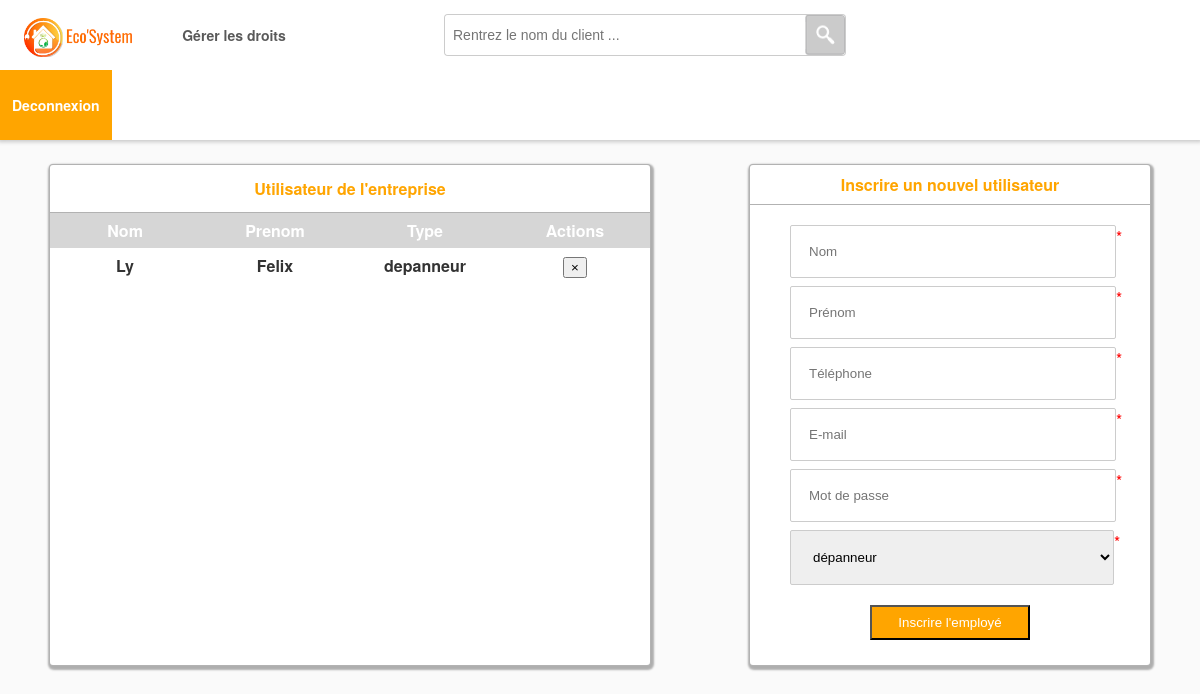
The page /?Route=admin&Ctrl=droit&Vue=vuePrincipale (signed in) on the database its author committed.
### tables this page shows
CREATE TABLE `utilisateur` (
  `id` int(11) NOT NULL,
  `nom` varchar(250) NOT NULL,
  `prenom` varchar(250) NOT NULL,
  `date_naissance` date DEFAULT NULL,
  `photo` varchar(250) DEFAULT NULL,
  `tel_portable` int(11) DEFAULT NULL,
  `mail` varchar(50) NOT NULL,
  `mot_de_passe` varchar(250) NOT NULL,
  `question_securite` varchar(250) DEFAULT NULL,
  `reponse_securite` varchar(250) DEFAULT NULL,
  `type` varchar(255) NOT NULL
);

### app/controleur/admin/droit.php (called while the page is built, shortened)
<?php
include('app/model/admin/requete.droit.php');
switch ($action) {
    case 'vuePrincipale':
        $vue                = "droit";
        $liste_utilisateur  = selectionnerEmployers($bdd);
    break;
}
include ('app/vues/admin/header.php');
include ('app/vues/admin/'.$vue. '.php');
include ('app/vues/admin/footer.php');

### index.php (called while the page is built, shortened)
<?php
if(!empty($_GET['Route'])) {
	$route = $_GET['Route'];
}
if(!empty($_GET['Ctrl'])) {
	$controller = $_GET['Ctrl'];
}
include('app/controleur/' . $route . '/' . $controller . '.php');
?>

### app/model/admin/requete.droit.php (called while the page is built, shortened)
<?php
function selectionnerEmployers($bdd)  {
  $type_user= "utilisateur";
  $type_admin="administrateur";
  $query = "SELECT * FROM utilisateur WHERE type != :type_user AND type != :type_admin";
  $donnees = $bdd->prepare($query);
  $donnees->bindParam(":type_user", $type_user);
  $donnees->bindParam(":type_admin", $type_admin);
  $donnees->execute();
  return $donnees->fetchAll();
}
?>

### app/vues/admin/droit.php (the view, shortened to what this page needs)
<div class="droit">
  <div class="card">
    <div class="card-header">
      Utilisateur de l'entreprise
    </div>
    <div class="card-body">
      <ul>
        <li>Nom</li>
        <li>Prenom</li>
        <li>Type</li>
        <li>Actions</li>
      </ul>
      <?php
      foreach ($liste_utilisateur as $key => $value) {
        ?>
        <ul>
          <li><?= $value['nom'] ?></li>
          <li><?= $value['prenom'] ?></li>
          <li><?= $value['type'] ?></li>
          <li>
            <form class="" action="?Route=admin&Ctrl=droit&Vue=supprimerEmploye" method="post">
              <input type="submit" name="" value="&times">
            </form>
          </li>
        </ul>
        <?php
      }
      ?>
    </div>
  </div>
  <div class="card">
    <div class="card-header">
      Inscrire un nouvel utilisateur
    </div>
    <div class="card-body">
      <form class="" action="?Route=admin&Ctrl=droit&Vue=inscrireUtilisateur" method="post">
        <div class="">
          <input type="text" name="nom" value="" placeholder="Nom" required>
          <label for="nom">*</label>
        </div>
        <div class="">
          <input type="prenom" name="prenom" placeholder="Prénom" required>
          <label for="prenom">*</label>
        </div>
        <div class="">
          <input type="" name="telephone" placeholder="Téléphone" required>
          <label for="telephone">*</label>
        </div>
        <div class="">
          <input type="email" name="mail" placeholder="E-mail" required>
          <label for="mail">*</label>
        </div>
        <div class="">
          <input type="password" name="password" placeholder="Mot de passe" required>
          <label for="password">*</label>
        </div>
        <div class="">
          <select class="" name="type" required>
            <option value="depanneur">dépanneur</option>
          </select>
          <label for="password">*</label>
        </div>
        <input type="submit" name="register" value="Inscrire l'employé" >
      </form>
    </div>
  </div>
</div>

### static/css/admin/body.css (style rules this page uses)
body { background: #FAFAFA; color: #333; font-family: "HelveticaNeue-Light", "Helvetica Neue Light", "Helvetica Neue", Helvetica, Arial, "Lucida Grande", sans-serif; height: auto !important; height: 100%; max-height: 200%; min-height: 100%; text-rendering: optimizeLegibility; overflow-x: hidden; width: 100%; position: absolute; margin:0; }

### static/css/admin/droit.css (style rules this page uses)
.droit { display: flex; flex-direction: row; }
.droit > .card { width: 400px; height: 500px; background-color: white; border: solid 1px rgba(0,0,0,0.3); box-shadow: 1px 2px 2px 2px rgba(0,0,0,0.3); border-radius: 4px; margin: auto; margin-top: 2%; }
.droit > .card:first-of-type { width: 600px; }
.card-header { text-align: center; color: orange; font-weight: 600; padding: 2%; border-bottom: solid 1px rgba(0,0,0,0.3); }
.card-body { overflow-y: auto; }
.card-body > ul:first-of-type { padding: 0; margin: 0; list-style-type: none; display: flex; flex-direction: row; background-color: #cccc; color: white; font-weight: 600; }
.card-body > ul { padding: 0; margin: 0; list-style-type: none; display: flex; flex-direction: row; font-weight: 600; }
.card-body > ul > li { flex-basis: 25%; padding: 1%; text-align: center; }
.card-body > form { display: flex; flex-direction: column; }
.card-body > form > div { display: flex; flex-direction: row; margin-top: 2%; margin-left: 10%; }
.card-body > form > div:first-of-type { margin-top: 5%; }
.card-body > form > div > label { color: red; }
.card-body > form > div > input { padding: 5%; width: 80%; border: solid 1px #cccccc; border-radius: 2px; }
.card-body > form > div > select { padding: 5%; width: 90%; border: solid 1px #cccccc; border-radius: 2px; }
.card-body > form > input { width: 40%; margin-top: 5%; margin-left: 30%; padding: 2%; color: white; background-color: orange ; }

### rows shown on the page
utilisateur: nom "Ly", prenom "Felix", type "depanneur"
